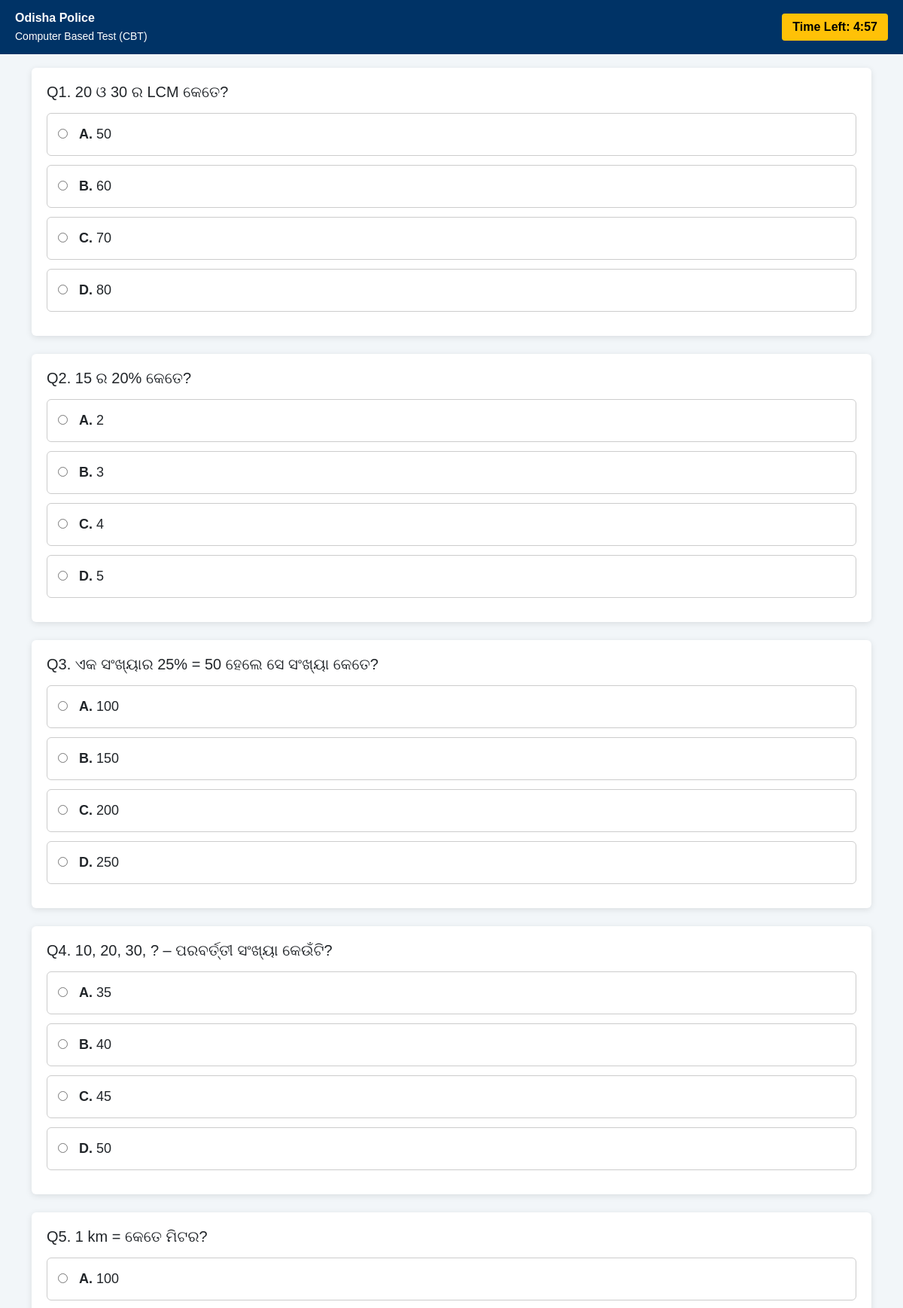
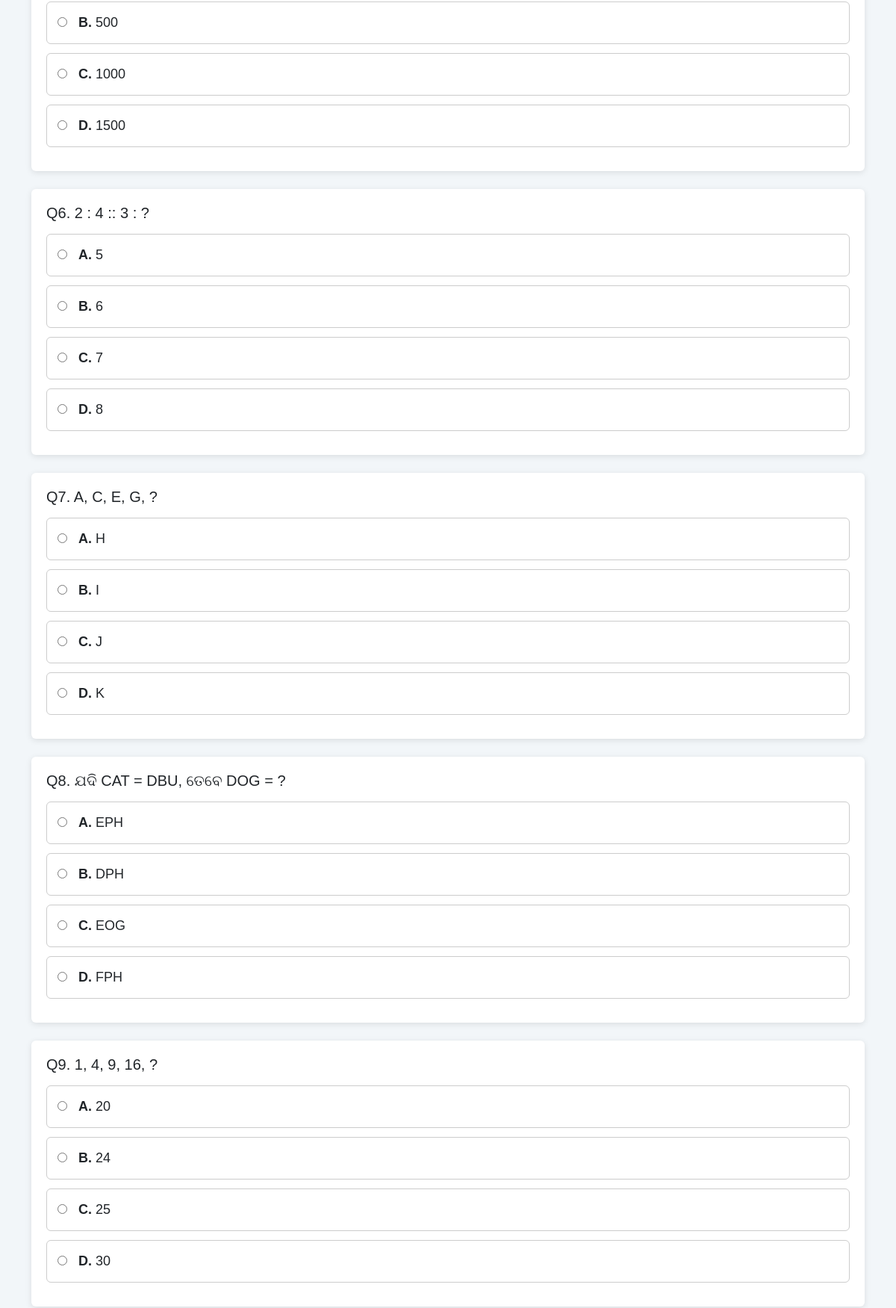
The app's page /free-test/1/start/ (upper part) with its own data (2 pictures, top to bottom).
### app/models.py (models this page shows, shortened)
class FreeTestAttempt(models.Model):
    exam = models.ForeignKey(Exam, on_delete=models.CASCADE)
    button = models.ForeignKey(FreeTestButton, on_delete=models.CASCADE)
    candidate_name = models.CharField(max_length=100, blank=True)
    candidate_phone = models.CharField(max_length=15, blank=True)
    candidate_address = models.TextField(blank=True)
    started_at = models.DateTimeField(auto_now_add=True)
    submitted_at = models.DateTimeField(null=True, blank=True)

class Exam(models.Model):
    name = models.CharField(max_length=200)
    duration_minutes = models.PositiveIntegerField()
    marks_per_question = models.FloatField()
    negative_marking = models.FloatField(default=0)
    created_at = models.DateTimeField(auto_now_add=True)

class ExamQuestion(models.Model):
    exam = models.ForeignKey(Exam, on_delete=models.CASCADE)
    question = models.ForeignKey(QuestionBank, on_delete=models.CASCADE)
    subject = models.ForeignKey(Subject, on_delete=models.CASCADE)

class QuestionBank(models.Model):
    chapter = models.ForeignKey(Chapter, on_delete=models.CASCADE)
    question = models.TextField()
    option_a = models.CharField(max_length=255)
    option_b = models.CharField(max_length=255)
    option_c = models.CharField(max_length=255)
    option_d = models.CharField(max_length=255)
    CORRECT_CHOICES = (
        ('A', 'Option A'),
        ('B', 'Option B'),
        ('C', 'Option C'),
        ('D', 'Option D'),
    )
    correct_answer = models.CharField(max_length=1, choices=CORRECT_CHOICES)
    created_at = models.DateTimeField(auto_now_add=True)

### app/views.py (the view)
# urls.py: path('free-test/<int:attempt_id>/start/', views.start_free_test, name='start_free_test'),
def start_free_test(request, attempt_id):
    attempt = get_object_or_404(FreeTestAttempt, id=attempt_id)
    questions = ExamQuestion.objects.filter(exam=attempt.exam)
    return render(request, "free_test/exam.html", {
        "attempt": attempt,
        "questions": questions
    })

### templates/free_test/exam.html (shortened to what this page needs)
<!DOCTYPE html>
<html lang="en">
<head>
    <link href="https://cdn.jsdelivr.net/npm/bootstrap@5.3.2/dist/css/bootstrap.min.css" rel="stylesheet">
</head>
<body>
<div class="top-bar">
    <div>
        <b>{{ attempt.exam.name }}</b><br>
        <small>Computer Based Test (CBT)</small>
    </div>
    <div class="timer-box">
        Time Left: <span id="timer">{{ attempt.exam.duration_minutes }}:00</span>
    </div>
</div>
<div class="container content-wrapper mb-5">
<form method="post" id="examForm"
      action="{% url 'submit_free_test' attempt.id %}">
{% for q in questions %}
<div class="question-card mb-4">
    <h5 class="mb-3">
        Q{{ forloop.counter }}. {{ q.question.question|safe }}
    </h5>
    <label class="option-box d-block">
        <input type="radio" name="q_{{ q.id }}" value="A">
        <b>A.</b> {{ q.question.option_a }}
    </label>
    <label class="option-box d-block">
        <input type="radio" name="q_{{ q.id }}" value="B">
        <b>B.</b> {{ q.question.option_b }}
    </label>
    <label class="option-box d-block">
        <input type="radio" name="q_{{ q.id }}" value="C">
        <b>C.</b> {{ q.question.option_c }}
    </label>
    <label class="option-box d-block">
        <input type="radio" name="q_{{ q.id }}" value="D">
        <b>D.</b> {{ q.question.option_d }}
    </label>
</div>
{% endfor %}
</form>
</div>
</body>
</html>

### templates/free_test/exam.html (style rules this page uses)
body { background:#f2f6f9; font-family: Arial, Helvetica, sans-serif; margin:0; }
.top-bar { background:#003366; color:#fff; padding:12px 20px; display:flex; justify-content:space-between; align-items:center; position:fixed; top:0; left:0; width:100%; z-index:999; }
.timer-box { background:#ffc107; color:#000; padding:6px 14px; border-radius:4px; font-weight:bold; }
.content-wrapper { margin-top:90px; }
.question-card { background:#fff; border-radius:6px; padding:20px; box-shadow:0 2px 8px rgba(0,0,0,0.1); }
.option-box { border:1px solid #ccc; border-radius:6px; padding:14px; margin-bottom:12px; font-size:18px; cursor:pointer; transition:0.2s; }
.option-box input { margin-right:10px; }

### records on screen
FreeTestAttempt: exam.name "Odisha Police"
ExamQuestion: question.question "20 ଓ 30 ର LCM କେତେ?", question.option_a "50", question.option_b "60", question.option_c "70", question.option_d "80"
ExamQuestion: question.question "15 ର 20% କେତେ?", question.option_a "2", question.option_b "3", question.option_c "4", question.option_d "5"
ExamQuestion: question.question "ଏକ ସଂଖ୍ୟାର 25% = 50 ହେଲେ ସେ ସଂଖ୍ୟା କେତେ?", question.option_a "100", question.option_b "150", question.option_c "200", question.option_d "250"
ExamQuestion: question.question "10, 20, 30, ? – ପରବର୍ତ୍ତୀ ସଂଖ୍ୟା କେଉଁଟି?", question.option_a "35", question.option_b "40", question.option_c "45", question.option_d "50"
ExamQuestion: question.question "1 km = କେତେ ମିଟର?", question.option_a "100", question.option_b "500", question.option_c "1000", question.option_d "1500"
ExamQuestion: question.question "2 : 4 :: 3 : ?", question.option_a "5", question.option_b "6", question.option_c "7", question.option_d "8"
ExamQuestion: question.question "A, C, E, G, ?", question.option_a "H", question.option_b "I", question.option_c "J", question.option_d "K"
ExamQuestion: question.question "ଯଦି CAT = DBU, ତେବେ DOG = ?", question.option_a "EPH", question.option_b "DPH", question.option_c "EOG", question.option_d "FPH"
ExamQuestion: question.question "1, 4, 9, 16, ?", question.option_a "20", question.option_b "24", question.option_c "25", question.option_d "30"
